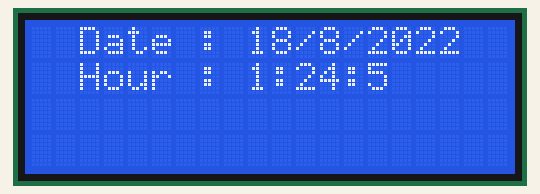
Bench run of a sketch on a simulated Arduino Uno, built with avr-gcc and run on an emulated ATmega328P. Parts: 20×4 character LCD. The local clock reads 2024-03-15 10:24:30 at power-on unless the sketch sets it; what the sketch prints to the serial monitor is not drawn.

Above: at 0.1 s.
At 5.3 s:
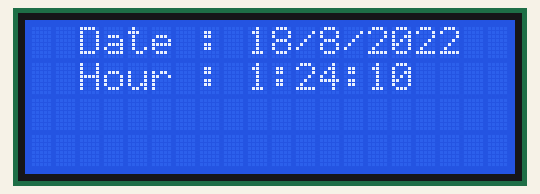
At 9.4 s:
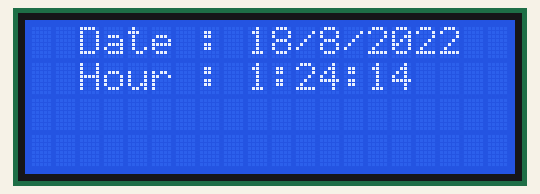
At 18.7 s:
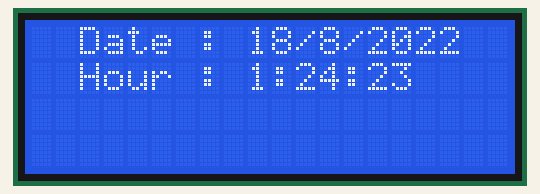
At 28.0 s:
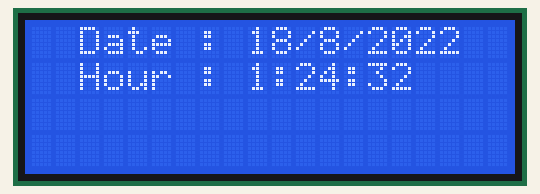
At 38.3 s:
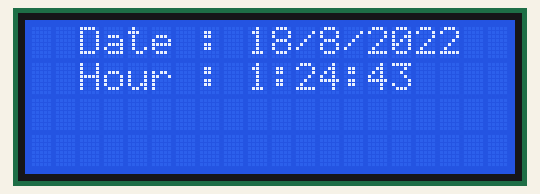

Measured:
- what the display in image 1 shows lasts 1.0 s, from 5.3 s to 6.3 s

The sketch:

RTC_ds3231.ino
```cpp
/*
modified on Nov 22, 2020
Modified by MehranMaleki from Arduino Examples
Home
*/

#include <Wire.h>
#include <ds3231.h>
#include <LiquidCrystal_I2C.h> // Library for LCD

struct ts t;
LiquidCrystal_I2C lcd = LiquidCrystal_I2C(0x27, 20, 4); // Change to (0x27,20,4) for 20x4 LCD.

  void setup() {
  Serial.begin(9600);
  Wire.begin();
  DS3231_init(DS3231_CONTROL_INTCN);
  lcd.init();
  lcd.backlight();


  /*----------------------------------------------------------------------------
  In order to synchronise your clock module, insert timetable values below !
  ----------------------------------------------------------------------------*/
  t.hour=1;
  t.min=24;
  t.sec=05;
  t.mday=18;
  t.mon=8;
  t.year=2022;

  DS3231_set(t);
}

void loop() {
  DS3231_get(&t);

  Serial.print("Date : ");
  Serial.print(t.mday);
  Serial.print("/");
  Serial.print(t.mon);
  Serial.print("/");
  Serial.print(t.year);
  Serial.print("\t Hour : ");
  Serial.print(t.hour);
  Serial.print(":");
  Serial.print(t.min);
  Serial.print(".");
  Serial.println(t.sec);

  lcd.setCursor(2, 0);
  lcd.print("Date : ");
  lcd.print(t.mday);
  lcd.print("/");
  lcd.print(t.mon);
  lcd.print("/");
  lcd.print(t.year);

  lcd.setCursor(2, 1);
  lcd.print("Hour : ");
  lcd.print(t.hour);
  lcd.print(":");
  lcd.print(t.min);
  lcd.print(":");
  lcd.print(t.sec);

  delay(1000);
}
```
